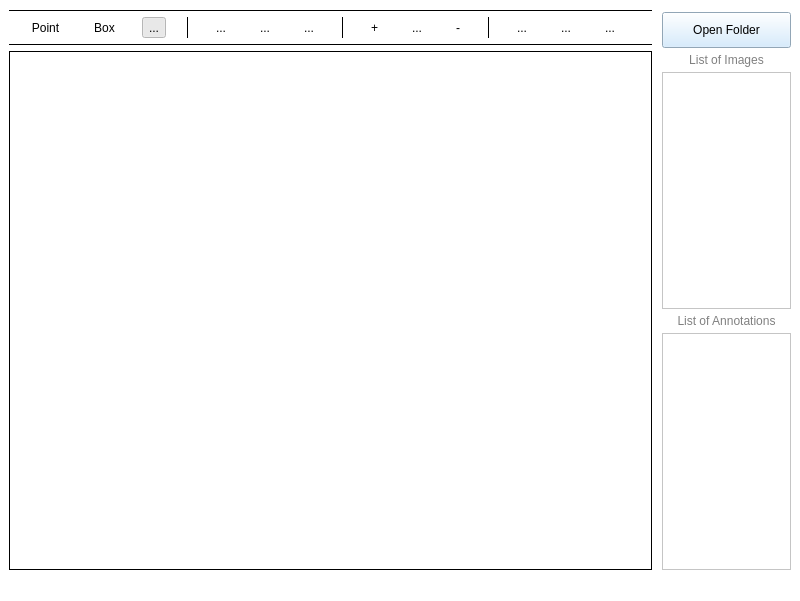
<?xml version="1.0" encoding="UTF-8"?>
<ui version="4.0">
 <class>MainWindow</class>
 <widget class="QMainWindow" name="MainWindow">
  <property name="geometry">
   <rect>
    <x>0</x>
    <y>0</y>
    <width>800</width>
    <height>601</height>
   </rect>
  </property>
  <property name="windowTitle">
   <string>KFace Point &amp; Bounding Box Annotator</string>
  </property>
  <property name="windowIcon">
   <iconset>
    <normaloff>icons/face.ico</normaloff>icons/face.ico</iconset>
  </property>
  <property name="styleSheet">
   <string notr="true">background-color: rgb(255, 255, 255);</string>
  </property>
  <widget class="QWidget" name="centralwidget">
   <layout class="QGridLayout" name="gridLayout">
    <item row="0" column="0">
     <layout class="QHBoxLayout" name="horizontalLayout" stretch="100,20">
      <property name="spacing">
       <number>10</number>
      </property>
      <property name="sizeConstraint">
       <enum>QLayout::SetMaximumSize</enum>
      </property>
      <item>
       <layout class="QVBoxLayout" name="verticalLayout" stretch="0,1,0,100">
        <property name="spacing">
         <number>5</number>
        </property>
        <item>
         <widget class="Line" name="line_2">
          <property name="frameShadow">
           <enum>QFrame::Plain</enum>
          </property>
          <property name="orientation">
           <enum>Qt::Horizontal</enum>
          </property>
         </widget>
        </item>
        <item>
         <layout class="QHBoxLayout" name="horizontalLayout_3" stretch="0,0,0,0,0,0,0,0,0,0,0,0,0,0,0">
          <property name="spacing">
           <number>5</number>
          </property>
          <property name="leftMargin">
           <number>0</number>
          </property>
          <item>
           <widget class="QToolButton" name="toggle_point">
            <property name="cursor">
             <cursorShape>PointingHandCursor</cursorShape>
            </property>
            <property name="toolTip">
             <string>Draw feature point</string>
            </property>
            <property name="styleSheet">
             <string notr="true"/>
            </property>
            <property name="text">
             <string>Point</string>
            </property>
            <property name="icon">
             <iconset>
              <normaloff>icons/point.png</normaloff>icons/point.png</iconset>
            </property>
            <property name="iconSize">
             <size>
              <width>20</width>
              <height>20</height>
             </size>
            </property>
            <property name="checkable">
             <bool>true</bool>
            </property>
            <property name="checked">
             <bool>false</bool>
            </property>
            <property name="popupMode">
             <enum>QToolButton::DelayedPopup</enum>
            </property>
            <property name="autoRaise">
             <bool>true</bool>
            </property>
            <attribute name="buttonGroup">
             <string notr="true">buttonGroup</string>
            </attribute>
           </widget>
          </item>
          <item>
           <widget class="QToolButton" name="toggle_bbox">
            <property name="cursor">
             <cursorShape>PointingHandCursor</cursorShape>
            </property>
            <property name="toolTip">
             <string>Draw bounding box</string>
            </property>
            <property name="text">
             <string>Box</string>
            </property>
            <property name="icon">
             <iconset>
              <normaloff>icons/rectangle.png</normaloff>icons/rectangle.png</iconset>
            </property>
            <property name="iconSize">
             <size>
              <width>20</width>
              <height>20</height>
             </size>
            </property>
            <property name="checkable">
             <bool>true</bool>
            </property>
            <property name="checked">
             <bool>false</bool>
            </property>
            <property name="autoExclusive">
             <bool>false</bool>
            </property>
            <property name="popupMode">
             <enum>QToolButton::DelayedPopup</enum>
            </property>
            <property name="toolButtonStyle">
             <enum>Qt::ToolButtonIconOnly</enum>
            </property>
            <property name="autoRaise">
             <bool>true</bool>
            </property>
            <attribute name="buttonGroup">
             <string notr="true">buttonGroup</string>
            </attribute>
           </widget>
          </item>
          <item>
           <widget class="QToolButton" name="toggle_pan">
            <property name="cursor">
             <cursorShape>PointingHandCursor</cursorShape>
            </property>
            <property name="toolTip">
             <string>Pan Image</string>
            </property>
            <property name="autoFillBackground">
             <bool>false</bool>
            </property>
            <property name="styleSheet">
             <string notr="true"/>
            </property>
            <property name="text">
             <string>...</string>
            </property>
            <property name="icon">
             <iconset>
              <normaloff>icons/move.png</normaloff>icons/move.png</iconset>
            </property>
            <property name="iconSize">
             <size>
              <width>20</width>
              <height>20</height>
             </size>
            </property>
            <property name="checkable">
             <bool>true</bool>
            </property>
            <property name="checked">
             <bool>true</bool>
            </property>
            <property name="toolButtonStyle">
             <enum>Qt::ToolButtonIconOnly</enum>
            </property>
            <property name="autoRaise">
             <bool>true</bool>
            </property>
            <attribute name="buttonGroup">
             <string notr="true">buttonGroup</string>
            </attribute>
           </widget>
          </item>
          <item>
           <widget class="Line" name="line_4">
            <property name="frameShadow">
             <enum>QFrame::Plain</enum>
            </property>
            <property name="orientation">
             <enum>Qt::Vertical</enum>
            </property>
           </widget>
          </item>
          <item>
           <widget class="QToolButton" name="save_annot">
            <property name="cursor">
             <cursorShape>PointingHandCursor</cursorShape>
            </property>
            <property name="toolTip">
             <string notr="true" extracomment="Save Image">Save Annotation</string>
            </property>
            <property name="text">
             <string>...</string>
            </property>
            <property name="icon">
             <iconset>
              <normaloff>icons/download.png</normaloff>icons/download.png</iconset>
            </property>
            <property name="iconSize">
             <size>
              <width>20</width>
              <height>20</height>
             </size>
            </property>
            <property name="autoRaise">
             <bool>true</bool>
            </property>
           </widget>
          </item>
          <item>
           <widget class="QToolButton" name="prev_im">
            <property name="cursor">
             <cursorShape>PointingHandCursor</cursorShape>
            </property>
            <property name="toolTip">
             <string>Load Previous Image</string>
            </property>
            <property name="text">
             <string>...</string>
            </property>
            <property name="icon">
             <iconset>
              <normaloff>icons/arrow-left.png</normaloff>icons/arrow-left.png</iconset>
            </property>
            <property name="iconSize">
             <size>
              <width>20</width>
              <height>20</height>
             </size>
            </property>
            <property name="autoRaise">
             <bool>true</bool>
            </property>
           </widget>
          </item>
          <item>
           <widget class="QToolButton" name="next_im">
            <property name="cursor">
             <cursorShape>PointingHandCursor</cursorShape>
            </property>
            <property name="toolTip">
             <string>Load Next Image</string>
            </property>
            <property name="text">
             <string>...</string>
            </property>
            <property name="icon">
             <iconset>
              <normaloff>icons/arrow-right.png</normaloff>icons/arrow-right.png</iconset>
            </property>
            <property name="iconSize">
             <size>
              <width>20</width>
              <height>20</height>
             </size>
            </property>
            <property name="autoRaise">
             <bool>true</bool>
            </property>
           </widget>
          </item>
          <item>
           <widget class="Line" name="line_5">
            <property name="frameShadow">
             <enum>QFrame::Plain</enum>
            </property>
            <property name="orientation">
             <enum>Qt::Vertical</enum>
            </property>
           </widget>
          </item>
          <item>
           <widget class="QToolButton" name="zoom_plus">
            <property name="cursor">
             <cursorShape>PointingHandCursor</cursorShape>
            </property>
            <property name="text">
             <string>+</string>
            </property>
            <property name="icon">
             <iconset>
              <normaloff>icons/zoom-in.png</normaloff>icons/zoom-in.png</iconset>
            </property>
            <property name="iconSize">
             <size>
              <width>20</width>
              <height>20</height>
             </size>
            </property>
            <property name="autoRaise">
             <bool>true</bool>
            </property>
           </widget>
          </item>
          <item>
           <widget class="QToolButton" name="reset_zoom">
            <property name="cursor">
             <cursorShape>PointingHandCursor</cursorShape>
            </property>
            <property name="toolTip">
             <string>Fit Image to Canvas</string>
            </property>
            <property name="text">
             <string>...</string>
            </property>
            <property name="icon">
             <iconset>
              <normaloff>icons/enlarge2.png</normaloff>icons/enlarge2.png</iconset>
            </property>
            <property name="iconSize">
             <size>
              <width>20</width>
              <height>20</height>
             </size>
            </property>
            <property name="autoRaise">
             <bool>true</bool>
            </property>
           </widget>
          </item>
          <item>
           <widget class="QToolButton" name="zoom_minus">
            <property name="cursor">
             <cursorShape>PointingHandCursor</cursorShape>
            </property>
            <property name="text">
             <string>-</string>
            </property>
            <property name="icon">
             <iconset>
              <normaloff>icons/zoom-out.png</normaloff>icons/zoom-out.png</iconset>
            </property>
            <property name="iconSize">
             <size>
              <width>20</width>
              <height>20</height>
             </size>
            </property>
            <property name="autoRaise">
             <bool>true</bool>
            </property>
           </widget>
          </item>
          <item>
           <widget class="Line" name="line_6">
            <property name="frameShadow">
             <enum>QFrame::Plain</enum>
            </property>
            <property name="orientation">
             <enum>Qt::Vertical</enum>
            </property>
           </widget>
          </item>
          <item>
           <widget class="QToolButton" name="undo">
            <property name="cursor">
             <cursorShape>PointingHandCursor</cursorShape>
            </property>
            <property name="toolTip">
             <string>Undo</string>
            </property>
            <property name="text">
             <string>...</string>
            </property>
            <property name="icon">
             <iconset>
              <normaloff>icons/undo2.png</normaloff>icons/undo2.png</iconset>
            </property>
            <property name="iconSize">
             <size>
              <width>20</width>
              <height>20</height>
             </size>
            </property>
            <property name="autoRaise">
             <bool>true</bool>
            </property>
           </widget>
          </item>
          <item>
           <widget class="QToolButton" name="clear_all">
            <property name="cursor">
             <cursorShape>PointingHandCursor</cursorShape>
            </property>
            <property name="toolTip">
             <string>Clear All</string>
            </property>
            <property name="text">
             <string>...</string>
            </property>
            <property name="icon">
             <iconset>
              <normaloff>icons/loop2.png</normaloff>icons/loop2.png</iconset>
            </property>
            <property name="iconSize">
             <size>
              <width>20</width>
              <height>20</height>
             </size>
            </property>
            <property name="autoRaise">
             <bool>true</bool>
            </property>
           </widget>
          </item>
          <item>
           <widget class="QToolButton" name="redo">
            <property name="cursor">
             <cursorShape>PointingHandCursor</cursorShape>
            </property>
            <property name="toolTip">
             <string>Redo</string>
            </property>
            <property name="text">
             <string>...</string>
            </property>
            <property name="icon">
             <iconset>
              <normaloff>icons/redo2.png</normaloff>icons/redo2.png</iconset>
            </property>
            <property name="iconSize">
             <size>
              <width>20</width>
              <height>20</height>
             </size>
            </property>
            <property name="autoRaise">
             <bool>true</bool>
            </property>
           </widget>
          </item>
         </layout>
        </item>
        <item>
         <widget class="Line" name="line_1">
          <property name="frameShadow">
           <enum>QFrame::Plain</enum>
          </property>
          <property name="orientation">
           <enum>Qt::Horizontal</enum>
          </property>
         </widget>
        </item>
        <item>
         <layout class="QHBoxLayout" name="horizontalLayout_2">
          <item>
           <widget class="QLabel" name="qlabel_image">
            <property name="sizePolicy">
             <sizepolicy hsizetype="Preferred" vsizetype="Preferred">
              <horstretch>0</horstretch>
              <verstretch>0</verstretch>
             </sizepolicy>
            </property>
            <property name="styleSheet">
             <string notr="true">background-color:white
</string>
            </property>
            <property name="frameShape">
             <enum>QFrame::Box</enum>
            </property>
            <property name="frameShadow">
             <enum>QFrame::Plain</enum>
            </property>
            <property name="lineWidth">
             <number>1</number>
            </property>
            <property name="midLineWidth">
             <number>0</number>
            </property>
            <property name="text">
             <string/>
            </property>
           </widget>
          </item>
         </layout>
        </item>
       </layout>
      </item>
      <item>
       <layout class="QVBoxLayout" name="verticalLayout_10" stretch="1,0,10,0,10">
        <property name="spacing">
         <number>5</number>
        </property>
        <property name="topMargin">
         <number>3</number>
        </property>
        <item>
         <widget class="QPushButton" name="open_folder">
          <property name="font">
           <font>
            <pointsize>9</pointsize>
           </font>
          </property>
          <property name="cursor">
           <cursorShape>PointingHandCursor</cursorShape>
          </property>
          <property name="focusPolicy">
           <enum>Qt::StrongFocus</enum>
          </property>
          <property name="autoFillBackground">
           <bool>false</bool>
          </property>
          <property name="styleSheet">
           <string notr="true">background-color: #cce8ff; /*black*/
padding:10px;
color:black; /*white*/</string>
          </property>
          <property name="text">
           <string>Open Folder</string>
          </property>
          <property name="icon">
           <iconset>
            <normaloff>icons/folder-open.png</normaloff>icons/folder-open.png</iconset>
          </property>
          <property name="autoDefault">
           <bool>false</bool>
          </property>
          <property name="default">
           <bool>false</bool>
          </property>
          <property name="flat">
           <bool>false</bool>
          </property>
         </widget>
        </item>
        <item>
         <widget class="QLabel" name="label_images">
          <property name="layoutDirection">
           <enum>Qt::LeftToRight</enum>
          </property>
          <property name="styleSheet">
           <string notr="true">background-color:white;color:gray</string>
          </property>
          <property name="frameShape">
           <enum>QFrame::NoFrame</enum>
          </property>
          <property name="frameShadow">
           <enum>QFrame::Plain</enum>
          </property>
          <property name="lineWidth">
           <number>1</number>
          </property>
          <property name="text">
           <string>List of Images</string>
          </property>
          <property name="textFormat">
           <enum>Qt::AutoText</enum>
          </property>
          <property name="alignment">
           <set>Qt::AlignCenter</set>
          </property>
          <property name="margin">
           <number>5</number>
          </property>
          <property name="indent">
           <number>-1</number>
          </property>
         </widget>
        </item>
        <item>
         <widget class="QListWidget" name="qlist_images">
          <property name="frameShape">
           <enum>QFrame::StyledPanel</enum>
          </property>
          <property name="frameShadow">
           <enum>QFrame::Sunken</enum>
          </property>
         </widget>
        </item>
        <item>
         <widget class="QLabel" name="label_annots">
          <property name="styleSheet">
           <string notr="true">background-color:white;color:gray</string>
          </property>
          <property name="frameShape">
           <enum>QFrame::NoFrame</enum>
          </property>
          <property name="text">
           <string>List of Annotations</string>
          </property>
          <property name="alignment">
           <set>Qt::AlignCenter</set>
          </property>
          <property name="margin">
           <number>5</number>
          </property>
         </widget>
        </item>
        <item>
         <widget class="QListWidget" name="qlist_annots">
          <property name="styleSheet">
           <string notr="true">background-color:white</string>
          </property>
          <property name="frameShape">
           <enum>QFrame::StyledPanel</enum>
          </property>
          <property name="frameShadow">
           <enum>QFrame::Sunken</enum>
          </property>
          <property name="layoutMode">
           <enum>QListView::Batched</enum>
          </property>
          <property name="batchSize">
           <number>20</number>
          </property>
         </widget>
        </item>
       </layout>
      </item>
     </layout>
    </item>
   </layout>
  </widget>
  <widget class="QMenuBar" name="menubar">
   <property name="geometry">
    <rect>
     <x>0</x>
     <y>0</y>
     <width>800</width>
     <height>25</height>
    </rect>
   </property>
  </widget>
  <widget class="QStatusBar" name="statusbar"/>
 </widget>
 <resources/>
 <connections/>
 <buttongroups>
  <buttongroup name="buttonGroup"/>
 </buttongroups>
</ui>
